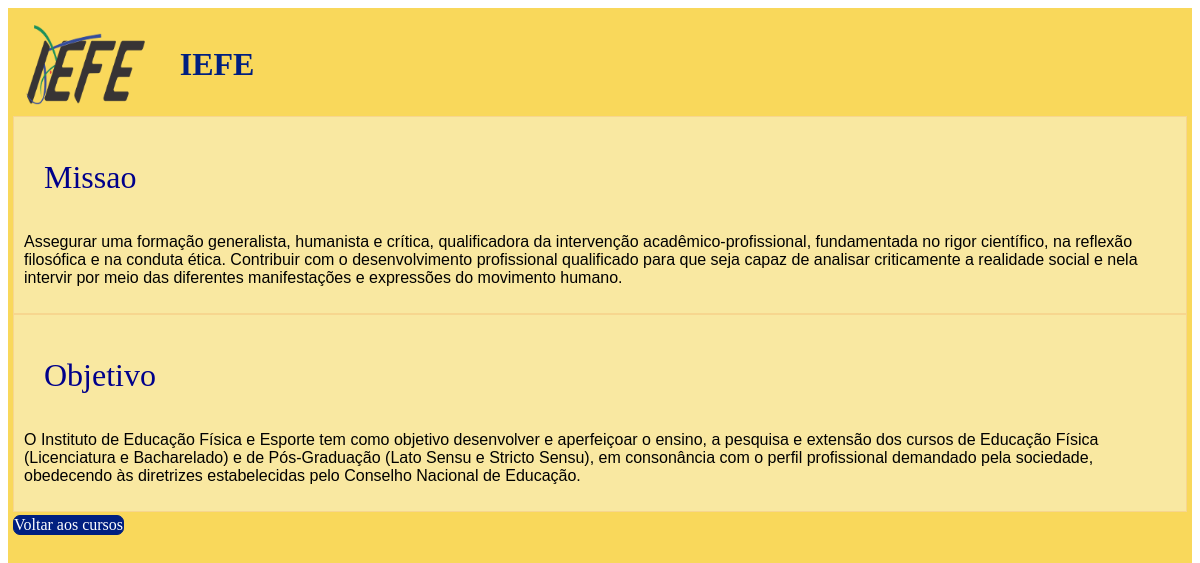
/lista/3/infos/, run on the app's committed database.
### lista/models.py (models this page shows, shortened)
class Palavra(models.Model):
    palavra=models.CharField(max_length=50)
    image=models.CharField(max_length=100)

class Informacao(models.Model):
    palavra=models.ForeignKey(Palavra, on_delete=models.CASCADE)
    titulo=models.CharField(max_length=200)
    texto=models.CharField(max_length=700)

### lista/views.py (the view)
# urls.py: path('<int:palavra_id>/infos/',views.infos,name='infos'),
def infos(request, palavra_id):
    palavra=get_object_or_404(Palavra, pk=palavra_id)
    if not palavra.informacao_set.exists():
        return render(request, 'lista/infos.html',{
            'palavra':palavra,
            'obs':'Palavra sem opções'
        })
    return render(request, 'lista/infos.html',{
        'palavra':palavra,
        'obs':''
    })

### lista/templates/lista/infos.html (shortened to what this page needs)
{% load static %}
<!DOCTYPE html>
<html>
    <head>
        <link rel="stylesheet" href="{% static 'css/styles.css' %}">
    </head>
    <body>
        <div class="infos-page">
            <div class="cabecalho">
                <img src="{%static 'images/'%}{{palavra.image}}" width="120px"/>
                <h1>{{palavra.palavra}}</h1>
            </div>
            {% for informacao in palavra.informacao_set.all %}
                <div class="infos">
                    <p class="title">{{informacao.titulo}}</p>
                    <p class="texto">{{informacao.texto}}</p>
                </div>
            {% endfor %}
            <a href="{% url 'lista:index' %}">Voltar aos cursos</a>
        </div>
    </body>
</html>

### lista/static/css/styles.css (style rules this page uses)
.infos-page { display: flex; flex-direction: column; max-width: 1465px; padding: 5px; background-color: #F9D85B; min-height: 100vh; align-items: left; }
.infos-page a { margin-top: 3px; width:fit-content; border:1px solid #001f80; background-color: #001f80; border-radius: 7px; color:white; }
.cabecalho { display: flex; padding-left: 1%; padding-top: 1%; padding-bottom: 1%; }
.cabecalho h1 { padding-left: 35px; color: #001f80; }
.infos { background-color:#F9E8A1; border: 1px solid #F7D68F; padding: 10px; }
.title { color:darkblue; align-self: center; padding-left: 20px; padding-bottom: 5px; font-family:'Times New Roman', Times, serif; font-size:xx-large; }
.texto { font-family:Verdana, Geneva, Tahoma, sans-serif; font-size: medium; }
a { text-decoration: none!important; }

### data on the page
Palavra: image (picture), palavra "IEFE"
Informacao: titulo "Missao", texto "Assegurar uma formação generalista, humanista e crítica, qualificadora da intervenção acadêmico-profissional, fundamentada no rigor científico, na reflexão filosófica e na conduta ética. Contribuir com o desenvolvimento profissional qualificado para que seja capaz de analisar criticamente a realidade social e nela intervir por meio das diferentes manifestações e expressões do movimento humano."
Informacao: titulo "Objetivo", texto "O Instituto de Educação Física e Esporte tem como objetivo desenvolver e aperfeiçoar o ensino, a pesquisa e extensão dos cursos de Educação Física (Licenciatura e Bacharelado) e de Pós-Graduação (Lato Sensu e Stricto Sensu), em consonância com o perfil profissional demandado pela sociedade, obedecendo às diretrizes estabelecidas pelo Conselho Nacional de Educação."
